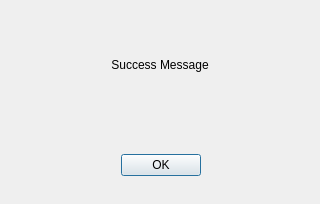
<?xml version="1.0" encoding="UTF-8"?>
<ui version="4.0">
 <class>Dialog</class>
 <widget class="QDialog" name="Dialog">
  <property name="geometry">
   <rect>
    <x>0</x>
    <y>0</y>
    <width>320</width>
    <height>204</height>
   </rect>
  </property>
  <property name="windowTitle">
   <string>Success</string>
  </property>
  <widget class="QDialogButtonBox" name="ok_btn">
   <property name="geometry">
    <rect>
     <x>10</x>
     <y>140</y>
     <width>301</width>
     <height>50</height>
    </rect>
   </property>
   <property name="orientation">
    <enum>Qt::Horizontal</enum>
   </property>
   <property name="standardButtons">
    <set>QDialogButtonBox::Ok</set>
   </property>
   <property name="centerButtons">
    <bool>true</bool>
   </property>
  </widget>
  <widget class="QLabel" name="label">
   <property name="geometry">
    <rect>
     <x>10</x>
     <y>10</y>
     <width>300</width>
     <height>110</height>
    </rect>
   </property>
   <property name="text">
    <string>&lt;html&gt;&lt;head/&gt;&lt;body&gt;&lt;p align=&quot;center&quot;&gt;Success Message&lt;/p&gt;&lt;/body&gt;&lt;/html&gt;</string>
   </property>
  </widget>
 </widget>
 <resources/>
 <connections>
  <connection>
   <sender>ok_btn</sender>
   <signal>accepted()</signal>
   <receiver>Dialog</receiver>
   <slot>accept()</slot>
   <hints>
    <hint type="sourcelabel">
     <x>248</x>
     <y>254</y>
    </hint>
    <hint type="destinationlabel">
     <x>157</x>
     <y>274</y>
    </hint>
   </hints>
  </connection>
  <connection>
   <sender>ok_btn</sender>
   <signal>rejected()</signal>
   <receiver>Dialog</receiver>
   <slot>reject()</slot>
   <hints>
    <hint type="sourcelabel">
     <x>316</x>
     <y>260</y>
    </hint>
    <hint type="destinationlabel">
     <x>286</x>
     <y>274</y>
    </hint>
   </hints>
  </connection>
 </connections>
</ui>
